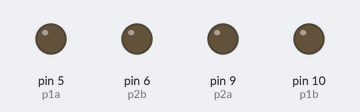
A sketch run on a simulated Arduino Uno, built with avr-gcc and run on an emulated ATmega328P. On the bench: output pins drawn as LEDs (lit = HIGH).

Above: at 1.5 s.
At 3.5 s:
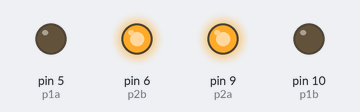
Timing chart, 0 to 5.2 s (numbered marks = the images above):
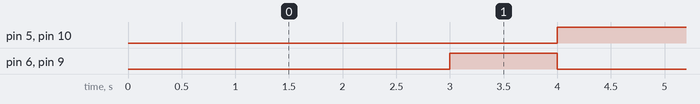

The sketch:

h_bridge_motor.ino
```cpp
// pair 1 - yellow, orange
int p1a = 5;
int p1b = 10;

// pair 2 - blue, green
int p2a = 9;
int p2b = 6;


void setup() {
  pinMode(p1a, OUTPUT);
  pinMode(p1b, OUTPUT);
  pinMode(p2a, OUTPUT);
  pinMode(p2b, OUTPUT);
}

void loop() {
  int onTime = 1000;
  int offTime = 3000;


  delay(offTime);

  hBridge(LOW,HIGH);

  delay(onTime);

  hBridge(HIGH,LOW);
}


void hBridge(int stateP1, int stateP2) {
  digitalWrite(p1a, stateP1);
  digitalWrite(p1b, stateP1);
  digitalWrite(p2a, stateP2);
  digitalWrite(p2b, stateP2);
}
```

Measured:
- by itself, pin 5 (p1a), pin 10 (p1b): alternates HIGH for 3.0 s and LOW for 1.0 s
- by itself, pin 6 (p2b), pin 9 (p2a): alternates HIGH for 1.0 s and LOW for 3.0 s
